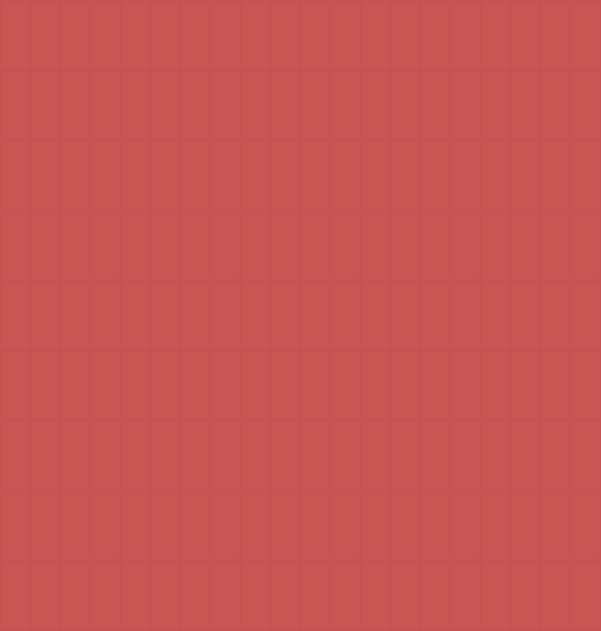
Frame 1 (no input)
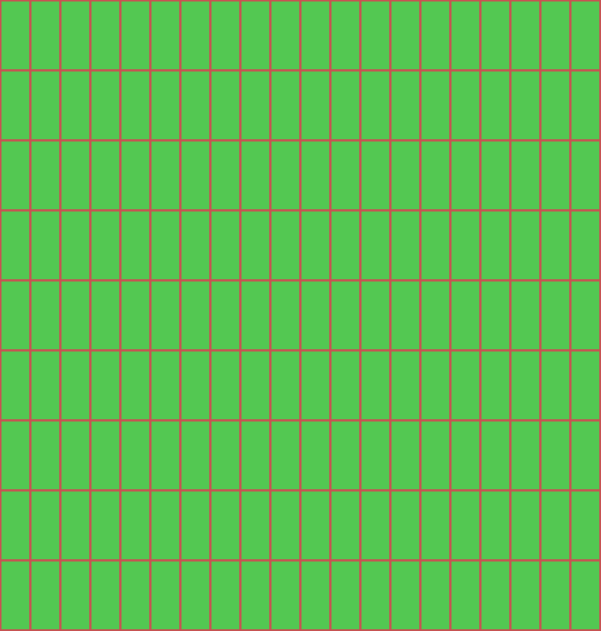
Frame 60 (the mouse pressed at the canvas centre just before this capture)
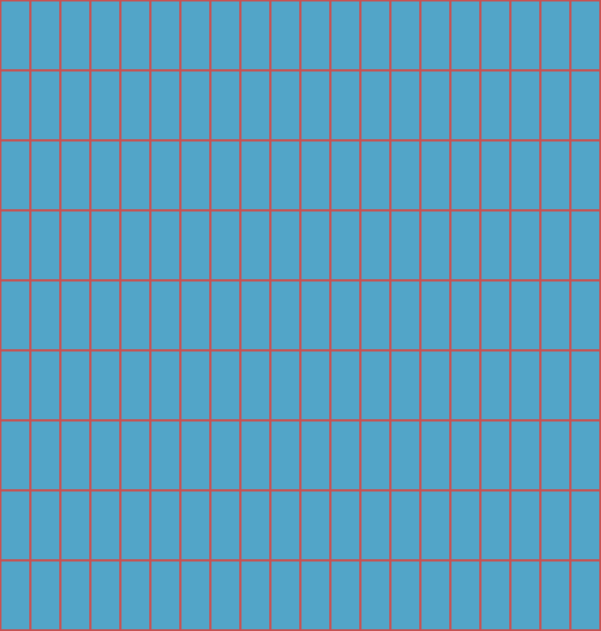
Frame 120 (the mouse held since frame 60 and released just before this capture)

The Processing sketch that drew these frames (run headless with seeded random() and noise(); from frame 60 on, the mouse is pressed at the canvas centre):

// Processing sketch: headacheGrid
// ── headacheGrid.pde
float co;
float angle;

void setup() {
size(601, 631);
colorMode(HSB);
}

void draw() {
  
  angle += .04;
  co = (150 * sin(angle/4));
for (int x = 0; x < width; x+=30) {
  for (int y = 0; y < height; y+=70) {
    strokeWeight(2);
    stroke(-co , 150, 200);
    fill(co , 150, 200);
    rect(x, y, 30, 70);
  }  
} 
}
